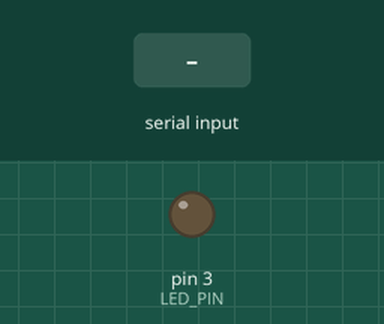
This sketch was run on a simulated Arduino Uno, built with avr-gcc and run on an emulated ATmega328P. Parts: output pins drawn as LEDs (lit = HIGH). The test bench sets the inputs (shaded band). What the sketch prints to the serial monitor is not drawn.

Above: at 1.2 s.
1.3 s: "2" received over Serial
At 2.1 s:
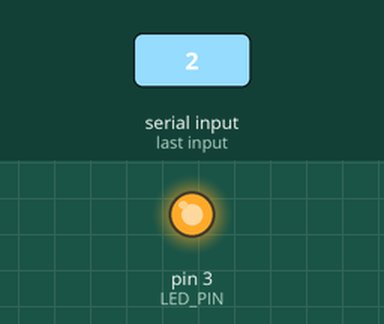
2.8 s: "1" received over Serial
At 3.2 s:
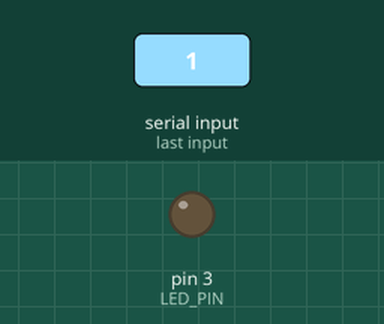
Timing chart, 0 to 5.8 s (numbered marks = the images above; inputs shaded):
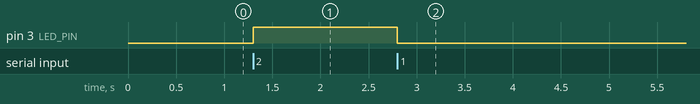

The sketch:

JenkinsLED.ino
```cpp
/* JenkinsStatus will turn the LED at pin 13 on/off depending
 * on the value serially read.
 */
const char BUILD_UNSTABLE = '0';
const char BUILD_BUILDING = '1';
const char BUILD_SUCCESS = '2';
const int LED_PIN = 3;


void setup() {
  Serial.begin(9600);
  Serial.println("Begin Serial Communication");
  pinMode(LED_PIN, OUTPUT);
}

void loop() {
  if (Serial.available() > 0) {
      int receivedBit = Serial.read();
      if (receivedBit == BUILD_SUCCESS) {
    	  digitalWrite(LED_PIN, HIGH);
      } else{
    	  digitalWrite(LED_PIN, LOW);
      }
  }
}
```

Measured:
- after the input at 1.3 s, pin 3 (LED_PIN): LOW → HIGH at once
- after the input at 2.8 s, pin 3 (LED_PIN): HIGH → LOW at once
